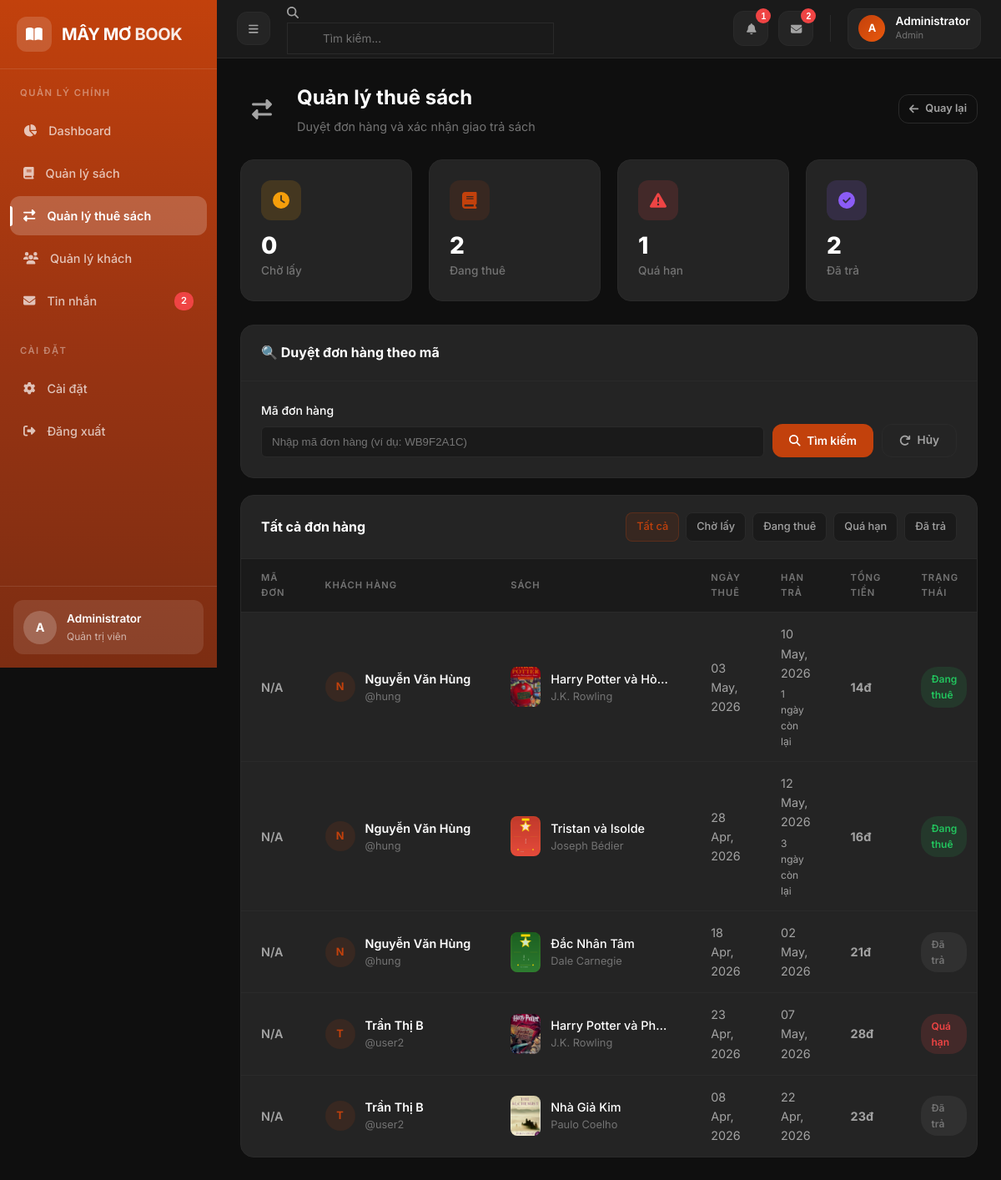
The app's page /frontend/pages/admin/rentals.php (signed in) with its own data.
### tables this page shows
CREATE TABLE users (
    id INT AUTO_INCREMENT PRIMARY KEY,
    username VARCHAR(50) NOT NULL UNIQUE,
    email VARCHAR(100) NOT NULL UNIQUE,
    password VARCHAR(255) NOT NULL,
    full_name VARCHAR(100) NOT NULL,
    phone VARCHAR(20) DEFAULT '',
    address TEXT DEFAULT '',
    avatar VARCHAR(255) DEFAULT NULL,
    role ENUM('user', 'admin') DEFAULT 'user',
    is_verified TINYINT(1) DEFAULT 0,
    created_at TIMESTAMP DEFAULT CURRENT_TIMESTAMP,
    updated_at TIMESTAMP DEFAULT CURRENT_TIMESTAMP ON UPDATE CURRENT_TIMESTAMP,
    INDEX idx_username (username),
    INDEX idx_email (email),
    INDEX idx_role (role)
);

CREATE TABLE rentals (
    id INT AUTO_INCREMENT PRIMARY KEY,
    user_id INT NOT NULL,
    book_id INT NOT NULL,
    rental_date DATE NOT NULL,
    due_date DATE NOT NULL,
    return_date DATE DEFAULT NULL,
    status ENUM('pending', 'active', 'returned', 'overdue', 'cancelled') DEFAULT 'pending',
    total_price DECIMAL(10,2) DEFAULT 0.00,
    notes TEXT DEFAULT '',
    created_at TIMESTAMP DEFAULT CURRENT_TIMESTAMP,
    updated_at TIMESTAMP DEFAULT CURRENT_TIMESTAMP ON UPDATE CURRENT_TIMESTAMP,
    FOREIGN KEY (user_id) REFERENCES users(id) ON DELETE CASCADE,
    FOREIGN KEY (book_id) REFERENCES books(id) ON DELETE CASCADE,
    INDEX idx_user_id (user_id),
    INDEX idx_book_id (book_id),
    INDEX idx_status (status),
    INDEX idx_rental_date (rental_date),
    INDEX idx_due_date (due_date)
);

CREATE TABLE books (
    id INT AUTO_INCREMENT PRIMARY KEY,
    title VARCHAR(200) NOT NULL,
    author VARCHAR(100) NOT NULL,
    description TEXT,
    category VARCHAR(50) NOT NULL,
    cover_image VARCHAR(255) DEFAULT 'default_book.jpg',
    quantity INT DEFAULT 1,
    price_per_day DECIMAL(10,2) DEFAULT 1.00,
    is_available TINYINT(1) DEFAULT 1,
    created_at TIMESTAMP DEFAULT CURRENT_TIMESTAMP,
    updated_at TIMESTAMP DEFAULT CURRENT_TIMESTAMP ON UPDATE CURRENT_TIMESTAMP,
    INDEX idx_title (title),
    INDEX idx_author (author),
    INDEX idx_category (category),
    INDEX idx_available (is_available)
);

### frontend/pages/admin/rentals.php (the view, shortened to what the rows shown need)
<?php
require_once __DIR__ . '/../../templates/admin_header.php';
require_once __DIR__ . '/../../../backend/controllers/RentalController.php';
$rentalController = new RentalController();
$status = $_GET['status'] ?? '';
$rentals = $rentalController->getAll(100, 0, $status ?: null);
?>
<div class="page-header">
    <div class="page-header-left">
        <div>
            <h1 class="page-header-title">Quản lý thuê sách</h1>
        </div>
    </div>
</div>
<div class="dashboard-card">
    <div class="dashboard-card-body no-padding">
        <?php if (count($rentals) > 0): ?>
        <table class="data-table">
            <thead>
                <tr>
                    <th>Mã đơn</th>
                    <th>Khách hàng</th>
                    <th>Sách</th>
                    <th>Ngày thuê</th>
                    <th>Hạn trả</th>
                    <th>Tổng tiền</th>
                    <th>Trạng thái</th>
                </tr>
            </thead>
            <tbody>
                <?php foreach ($rentals as $rental):
                    $daysLeft = (strtotime($rental['due_date']) - time()) / (60 * 60 * 24);
                    $isOverdue = $daysLeft < 0 && $rental['status'] === 'active';
                ?>
                <tr <?php echo $isOverdue ? 'style="background: rgba(239,68,68,0.05);"' : ''; ?>>
                    <td style="font-weight: 600; color: var(--green-primary);">
                        <?php echo htmlspecialchars($rental['rental_code'] ?? 'N/A'); ?>
                    </td>
                    <td>
                        <div class="table-user">
                            <div class="table-user-avatar">
                                <?php echo strtoupper(substr($rental['full_name'], 0, 1)); ?>
                            </div>
                            <div class="table-user-info">
                                <div class="table-user-name"><?php echo htmlspecialchars($rental['full_name']); ?></div>
                                <div class="table-user-email">@<?php echo htmlspecialchars($rental['username']); ?></div>
                            </div>
                        </div>
                    </td>
                    <td>
                        <div class="table-book">
                            <img src="../../../assets/images/<?php echo htmlspecialchars($rental['cover_image'] ?? 'default_book.jpg'); ?>"
                                 alt="" class="table-book-cover"
                                 onerror="this.src='https://via.placeholder.com/36x48/242424/22c55e?text=B'">
                            <div class="table-book-info">
                                <div class="table-book-title"><?php echo htmlspecialchars($rental['title']); ?></div>
                                <div class="table-book-author"><?php echo htmlspecialchars($rental['author']); ?></div>
                            </div>
                        </div>
                    </td>
                    <td><?php echo date('d M, Y', strtotime($rental['rental_date'])); ?></td>
                    <td>
                        <?php echo date('d M, Y', strtotime($rental['due_date'])); ?>
                        <?php if ($rental['status'] === 'active'): ?>
                        <div style="font-size: 0.75rem; margin-top: 4px;">
                            <?php if ($isOverdue): ?>
                            <span style="color: var(--danger);"><?php echo abs(round($daysLeft)); ?> ngày quá hạn</span>
                            <?php else: ?>
                            <span style="color: var(--green-primary);"><?php echo round($daysLeft); ?> ngày còn lại</span>
                            <?php endif; ?>
                        </div>
                        <?php endif; ?>
                    </td>
                    <td style="font-weight: 700; color: var(--green-primary);">
                        <?php echo number_format($rental['total_price'], 0, ',', '.'); ?>đ
                    </td>
                    <td>
                        <?php
                        $statusMap = [
                            'pending' => ['label' => 'Chờ lấy', 'class' => 'badge-warning'],
                            'active' => ['label' => 'Đang thuê', 'class' => 'badge-success'],
                            'returned' => ['label' => 'Đã trả', 'class' => 'badge-secondary'],
                            'overdue' => ['label' => 'Quá hạn', 'class' => 'badge-danger'],
                            'cancelled' => ['label' => 'Đã hủy', 'class' => 'badge-secondary']
                        ];
                        $st = $statusMap[$rental['status']] ?? ['label' => $rental['status'], 'class' => 'badge-secondary'];
                        ?>
                        <span class="badge <?php echo $st['class']; ?>">
                            <?php echo $st['label']; ?>
                        </span>
                    </td>
                </tr>
                <?php endforeach; ?>
            </tbody>
        </table>
        <?php endif; ?>
    </div>
</div>
<?php require_once __DIR__ . '/../../templates/admin_footer.php'; ?>

### frontend/templates/admin_header.php (shortened to what the rows shown need)
<?php
require_once __DIR__ . '/../../backend/config/database.php';
require_once __DIR__ . '/../../backend/controllers/AuthController.php';
$auth = new AuthController();
$user = $auth->getCurrentUser();
require_once __DIR__ . '/../../backend/controllers/RentalController.php';
?>
<!DOCTYPE html>
<html lang="vi">
<head>
    <link rel="stylesheet" href="https://cdnjs.cloudflare.com/ajax/libs/font-awesome/6.4.0/css/all.min.css">
    <link rel="stylesheet" href="../../assets/css/admin.css">
</head>
<body>
    <aside class="sidebar">
        <div class="sidebar-footer">
            <div class="sidebar-admin-card">
                <div class="sidebar-admin-avatar">
                    <?php echo strtoupper(substr($user['full_name'] ?? 'A', 0, 1)); ?>
                </div>
                <div class="sidebar-admin-info">
                    <div class="sidebar-admin-name"><?php echo htmlspecialchars($user['full_name'] ?? 'Admin'); ?></div>
                    <div class="sidebar-admin-role">Quản trị viên</div>
                </div>
            </div>
        </div>
    </aside>
    <div class="main-content">
        <header class="topbar">
            <div class="topbar-right">
                <div class="topbar-profile">
                    <div class="topbar-avatar">
                        <?php echo strtoupper(substr($user['full_name'] ?? 'A', 0, 1)); ?>
                    </div>
                    <div class="topbar-profile-info">
                        <span class="topbar-profile-name"><?php echo htmlspecialchars($user['full_name'] ?? 'Admin'); ?></span>
                        <span class="topbar-profile-role">Admin</span>
                    </div>
                </div>
            </div>
        </header>
        <main class="page-content">

### records on screen
users: full_name "A", full_name "Administrator"
rentals: rental_code "N/A", user.full_name "N", user.full_name "Nguyễn Văn Hùng", user.username "hung", book.cover_image (picture), book.title "Harry Potter và Hò…", book.author "J.K. Rowling", rental_date "03 May, 2026", due_date "10 May, 2026", total_price "14", status "Đang thuê"
rentals: rental_code "N/A", user.full_name "N", user.full_name "Nguyễn Văn Hùng", user.username "hung", book.cover_image (picture), book.title "Tristan và Isolde", book.author "Joseph Bédier", rental_date "28 Apr, 2026", due_date "12 May, 2026", total_price "16", status "Đang thuê"
rentals: rental_code "N/A", user.full_name "N", user.full_name "Nguyễn Văn Hùng", user.username "hung", book.cover_image (picture), book.title "Đắc Nhân Tâm", book.author "Dale Carnegie", rental_date "18 Apr, 2026", due_date "02 May, 2026", total_price "21", status "Đã trả"
rentals: rental_code "N/A", user.full_name "T", user.full_name "Trần Thị B", user.username "user2", book.cover_image (picture), book.title "Harry Potter và Ph…", book.author "J.K. Rowling", rental_date "23 Apr, 2026", due_date "07 May, 2026", total_price "28", status "Quá hạn"
rentals: rental_code "N/A", user.full_name "T", user.full_name "Trần Thị B", user.username "user2", book.cover_image (picture), book.title "Nhà Giả Kim", book.author "Paulo Coelho", rental_date "08 Apr, 2026", due_date "22 Apr, 2026", total_price "23", status "Đã trả"

### other values on screen
$unreadCount "2"
$overdueCount "1"
$stats['pending_rentals'] "0"
$stats['active_rentals'] "2"
$stats['overdue_rentals'] "1"
$stats['returned_rentals'] "2"
